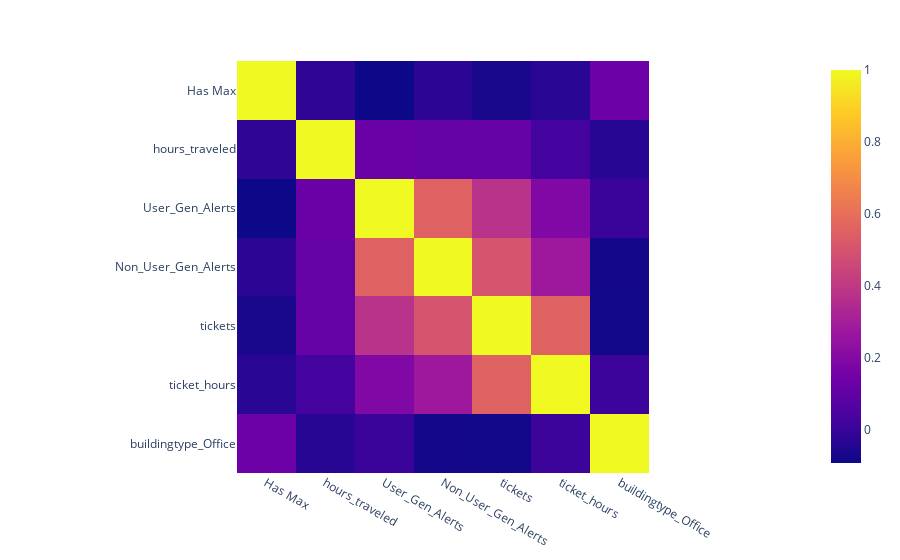

Write notebook code for a chart like this one.
### Code cell
import matplotlib.pyplot as plt
import plotly.express as px
df = data.x_train[
    ['Has Max',
    'hours_traveled',
    'User_Gen_Alerts',
    'Non_User_Gen_Alerts',
    'tickets',
    'ticket_hours',
    'buildingtype_Office']
]
# f = plt.figure(figsize=(19, 15))
# my_dpi = 45
# # f = plt.figure(figsize=(800/my_dpi, 800/my_dpi), dpi=my_dpi)
# plt.matshow(corr, fignum=f.number)
# plt.xticks(range(df.select_dtypes(['number']).shape[1]), df.select_dtypes(['number']).columns, fontsize=24, rotation=45)
# plt.yticks(range(df.select_dtypes(['number']).shape[1]), df.select_dtypes(['number']).columns, fontsize=24)
# cb = plt.colorbar()
# cb.ax.tick_params(labelsize=18)
# plt.title('Correlation Matrix', fontsize=20)
fig = px.imshow(corr)
fig.show()

### Figure 1 — Plotly figure (JSON) as saved in the notebook; plotly's stock layout.template omitted (floating-point values rounded to 4 significant figures)
{"data": [{"coloraxis": "coloraxis", "hovertemplate": "x: %{x}<br>y: %{y}<br>color: %{z}<extra></extra>", "name": "0", "type": "heatmap", "x": ["Has Max", "hours_traveled", "User_Gen_Alerts", "Non_User_Gen_Alerts", "tickets", "ticket_hours", "buildingtype_Office"], "xaxis": "x", "y": ["Has Max", "hours_traveled", "User_Gen_Alerts", "Non_User_Gen_Alerts", "tickets", "ticket_hours", "buildingtype_Office"], "yaxis": "y", "z": [[1.0, -0.02181, -0.09173, -0.02636, -0.06547, -0.03226, 0.1343], [-0.02181, 1.0, 0.1254, 0.1161, 0.1152, 0.02532, -0.03818], [-0.09173, 0.1254, 1.0, 0.5538, 0.3767, 0.1925, 0.003162], [-0.02636, 0.1161, 0.5538, 1.0, 0.5051, 0.276, -0.07773], [-0.06547, 0.1152, 0.3767, 0.5051, 1.0, 0.5547, -0.08032], [-0.03226, 0.02532, 0.1925, 0.276, 0.5547, 1.0, 0.008937], [0.1343, -0.03818, 0.003162, -0.07773, -0.08032, 0.008937, 1.0]]}], "layout": {"coloraxis": {"colorscale": [[0.0, "#0d0887"], [0.1111, "#46039f"], [0.2222, "#7201a8"], [0.3333, "#9c179e"], [0.4444, "#bd3786"], [0.5556, "#d8576b"], [0.6667, "#ed7953"], [0.7778, "#fb9f3a"], [0.8889, "#fdca26"], [1.0, "#f0f921"]]}, "margin": {"t": 60}, "xaxis": {"anchor": "y", "constrain": "domain", "domain": [0.0, 1.0], "scaleanchor": "y"}, "yaxis": {"anchor": "x", "autorange": "reversed", "constrain": "domain", "domain": [0.0, 1.0]}}}
